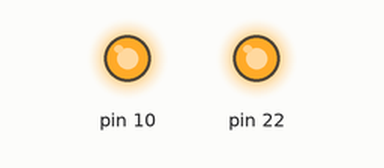
The program below on a simulated Raspberry Pi (header pin numbers). Parts: output pins drawn as LEDs (lit = HIGH). Camera commands give no picture and take their timeout (5 s if none is given; 1 s for webcam tools); what the program prints to the terminal is not drawn. At 0.0 s the program stops and its outputs stay as they are.

Above: at 0.1 s.
Timing chart, 0 to 1.5 s (numbered marks = the images above):
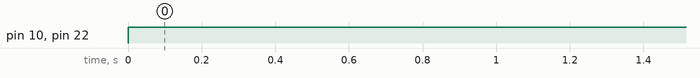

The program:

camera_full.py
```python
#!/usr/bin/env python3
import subprocess
import RPi.GPIO as GPIO
import time as TIME

GPIO.setmode(GPIO.BOARD)
GPIO.setwarnings(False)
print ("camera_full")

# Anzeige Camera ON setzen
GPIO.setup(10,GPIO.OUT)
GPIO.output(10,1)

#Anzeige Camera ON setzen bei Monitor
GPIO.setup(22,GPIO.OUT)
GPIO.output(22,1)

subprocess.call(['raspivid','--preview','-80,0,800,480','-t','0','-fps','30','-roi','0,0.125,0.99,0.85'])
```

Measured:
- by itself, pin 10, pin 22: LOW → HIGH at 0.00 s
